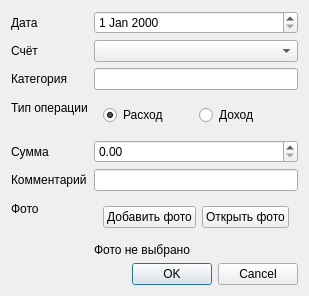
<?xml version="1.0" encoding="UTF-8"?>
<ui version="4.0">
    <class>AddTransactionDialog</class>
    <widget class="QDialog" name="AddTransactionDialog">
        <property name="geometry">
            <rect>
                <x>0</x>
                <y>0</y>
                <width>287</width>
                <height>278</height>
            </rect>
        </property>
        <layout class="QFormLayout">
            <item row="0" column="0">
                <widget class="QLabel" name="label">
                    <property name="text">
                        <string>Дата</string>
                    </property>
                </widget>
            </item>
            <item row="0" column="1">
                <widget class="QDateEdit" name="dateEdit"/>
            </item>
            <item row="1" column="0">
                <widget class="QLabel" name="label">
                    <property name="text">
                        <string>Счёт</string>
                    </property>
                </widget>
            </item>
            <item row="1" column="1">
                <widget class="QComboBox" name="cmbAccount"/>
            </item>
            <item row="2" column="0">
                <widget class="QLabel" name="label">
                    <property name="text">
                        <string>Категория</string>
                    </property>
                </widget>
            </item>
            <item row="2" column="1">
                <widget class="QLineEdit" name="edtCategory"/>
            </item>
            <item row="3" column="0">
                <widget class="QLabel" name="label">
                    <property name="text">
                        <string>Тип операции</string>
                    </property>
                </widget>
            </item>
            <item row="3" column="1">
                <widget class="QWidget" name="operationType" native="true">
                    <layout class="QHBoxLayout">
                        <item>
                            <widget class="QRadioButton" name="rbtnExpense">
                                <property name="text">
                                    <string>Расход</string>
                                </property>
                                <property name="checked">
                                    <bool>true</bool>
                                </property>
                            </widget>
                        </item>
                        <item>
                            <widget class="QRadioButton" name="rbtnIncome">
                                <property name="text">
                                    <string>Доход</string>
                                </property>
                            </widget>
                        </item>
                    </layout>
                </widget>
            </item>
            <item row="4" column="0">
                <widget class="QLabel" name="label">
                    <property name="text">
                        <string>Сумма</string>
                    </property>
                </widget>
            </item>
            <item row="4" column="1">
                <widget class="QDoubleSpinBox" name="spinAmount">
                    <property name="decimals">
                        <number>2</number>
                    </property>
                    <property name="maximum">
                        <double>999999999.000000000000000</double>
                    </property>
                    <property name="value">
                        <double>0.000000000000000</double>
                    </property>
                </widget>
            </item>
            <item row="5" column="0">
                <widget class="QLabel" name="label">
                    <property name="text">
                        <string>Комментарий</string>
                    </property>
                </widget>
            </item>
            <item row="5" column="1">
                <widget class="QLineEdit" name="edtComment"/>
            </item>
            <item row="6" column="0">
                <widget class="QLabel" name="label">
                    <property name="text">
                        <string>Фото</string>
                    </property>
                </widget>
            </item>
            <item row="6" column="1">
                <widget class="QWidget" name="widget" native="true">
                    <layout class="QHBoxLayout">
                        <item>
                            <widget class="QPushButton" name="btnAddPhoto">
                                <property name="text">
                                    <string>Добавить фото</string>
                                </property>
                            </widget>
                        </item>
                        <item>
                            <widget class="QPushButton" name="btnOpenPhoto">
                                <property name="text">
                                    <string>Открыть фото</string>
                                </property>
                            </widget>
                        </item>
                    </layout>
                </widget>
            </item>
            <item row="7" column="1">
                <widget class="QLabel" name="lblPhotoPath">
                    <property name="text">
                        <string>Фото не выбрано</string>
                    </property>
                </widget>
            </item>
            <item row="8" column="1">
                <widget class="QDialogButtonBox" name="buttonBox">
                    <property name="standardButtons">
                        <set>QDialogButtonBox::Cancel|QDialogButtonBox::Ok</set>
                    </property>
                </widget>
            </item>
        </layout>
    </widget>
    <resources/>
    <connections/>
</ui>
